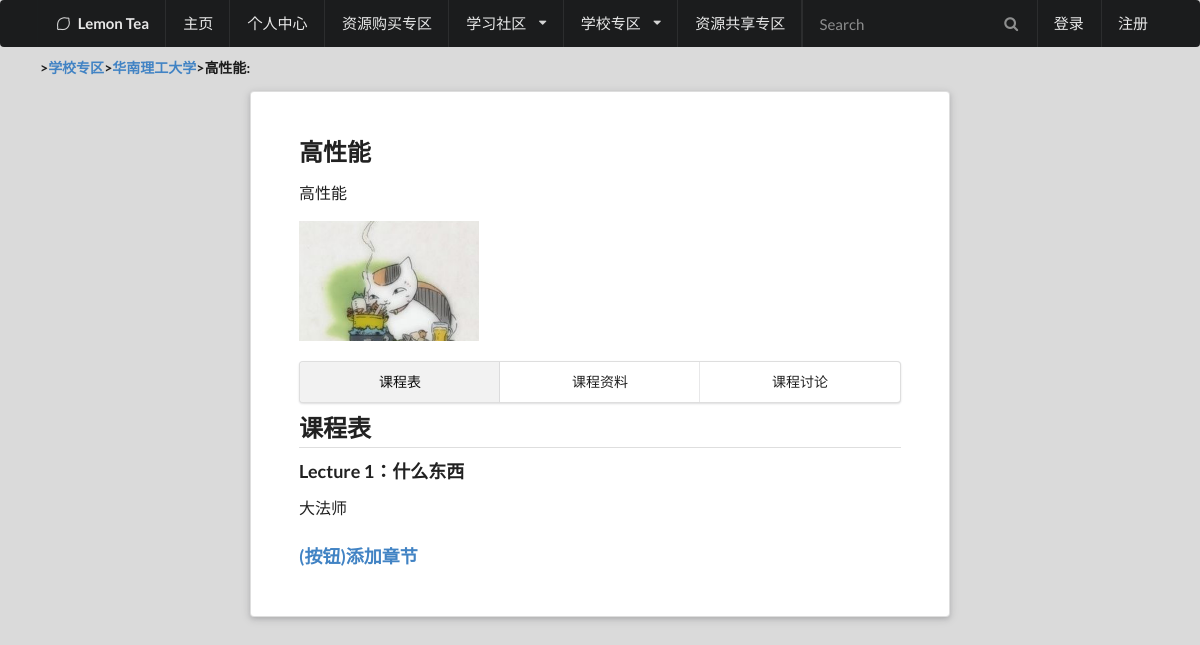
/school/2/course/1/, run on the app's committed database.
### LemonApp/models.py (models this page shows, shortened)
class College(models.Model):
    name = models.CharField("大学名字", max_length=100)
    english_name = models.CharField("英文名字", max_length=100)
    image = models.ImageField("大学图片", upload_to="CollegePhoto/", null=True, default="CollegePhoto/default.png")
    description = models.TextField("大学介绍")
    class Meta:
        db_table = "College"

class Course(models.Model):
    college_id = models.ForeignKey(College, on_delete=models.CASCADE)
    creator_id = models.ForeignKey(Account, on_delete=models.CASCADE)
    course_order = models.IntegerField("课程编号", null=True)
    course_identifier = models.CharField("课程号", max_length=50)
    title = models.CharField("课程名称", max_length=50)
    image = models.ImageField("课程图片", upload_to="CoursePhoto/", null=True, default="CoursePhoto/default.png")
    description = models.TextField("课程介绍")
    teacher = models.CharField("授课老师", max_length=50)
    class Meta:
        unique_together = ("id", "college_id", "creator_id")
        db_table = "Course"

class ChapterList(models.Model):
    course_id = models.ForeignKey(Course, on_delete=models.CASCADE)
    chapter_order = models.IntegerField("章节编号")
    title = models.CharField("章节标题", max_length=50)
    description = models.TextField("章节介绍")
    class Meta:
        unique_together = ("id", "course_id")
        db_table = "ChapterList"

### LemonApp/views.py (the view)
# urls.py: url(r'^school/[0-9]+/course/[0-9]+/$', views.course, name="course"),
def course(request):
	path = request.path
	college_list = College.objects.all()
	URL_list = path.split('/')
	college_id = int(URL_list[2])
	college = College.objects.filter(id=college_id)[0]
	course_id = int(URL_list[4])
	course = Course.objects.filter(id=course_id)[0]
	chapter_list = ChapterList.objects.filter(course_id=course).order_by("chapter_order")
	chapter_id_list = [chapter.id for chapter in chapter_list]
	ppt_list = []
	for charter_id in chapter_id_list:
		temp_list = PPTList.objects.filter(chapter_id=charter_id).order_by("ppt_order")
		print(type(temp_list))
		ppt_list.extend(temp_list)
	return render(request,'course.html', locals())

### LemonApp/templates/course.html (shortened to what this page needs)
{% load static %}
<!DOCTYPE html>
<html>
<head>
    <link rel="stylesheet" type="text/css" href="{% static 'semantic.css' %}">
</head>
<body>
    {% include "HeaderMenu.html"%}
  <div class = "ui main container" style= "width:80rem">
    <h5 class = "ui header">><a href="/school/">学校专区</a>><a href="/school/{{ college.id}}/">{{ college.name }}</a>>{{ course.title }}:</h5>
      <div class="ui raised very padded text container segment" style= "width:75rem">
        <h2 class="ui header">{{ course.title }}</h2>
        <p>
          {{ course.description }}
        </p>
          <img src= "/LemonApp/media/{{ course.image }}" style="height:120px;width:180px;object-fit:cover;"></a>
      <div class="ui three item stackable tabs menu">
        <a class="active item" data-tab="introduction">课程表</a>
        <a class="item" data-tab="material">课程资料</a>
        <a class="item" data-tab="disscus">课程讨论</a>
      </div>
      <div class="ui active tab" data-tab="introduction">
        <div class="ui main container">
          <h2 class="ui dividing header">课程表</h2>
          <div class="introduction">
            {% for chapter in chapter_list %}
              <h3 class="ui header">Lecture {{ chapter.chapter_order }}：{{ chapter.title }}</h3>
              <p>{{ chapter.description }}</p>
            {% endfor %}
            <h3 class="ui header"><a href="add_chapter/">(按钮)添加章节</a></h3>
          </div>
        </div>
      </div>
</body>
</html>

### LemonApp/templates/course.html (style rules this page uses)
body { background-color: #DADADA; }

### data on the page
College: name "华南理工大学"
Course: title "高性能", description "高性能", image (picture)
ChapterList: chapter_order "1", title "什么东西", description "大法师"
